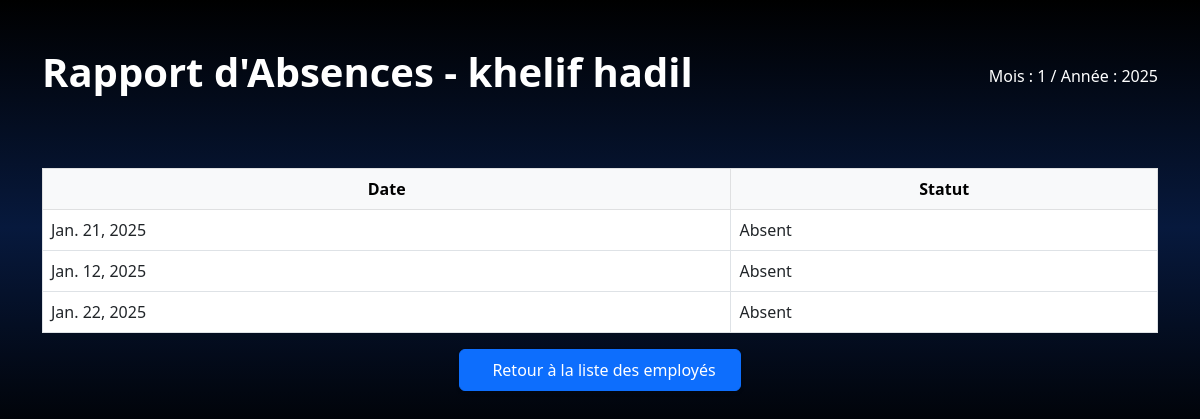
/rapport_absences/1/1/2025/, run on the app's committed database.
### appRH/models.py (models this page shows, shortened)
class Employe(models.Model):
    user = models.OneToOneField(User, on_delete=models.CASCADE, null=True, blank=True)  # Relier chaque employé à un utilisateur
    nom = models.CharField(max_length=50)
    prenom = models.CharField(max_length=50)
    email = models.EmailField(unique=True)
    tel = models.CharField(max_length=10)  # Ajout d'une validation
    adresse = models.CharField(max_length=100)
    sexe = models.CharField(max_length=10, choices=[('Masculin', 'Masculin'), ('Féminin', 'Féminin')])
    lieu_naissance = models.CharField(max_length=50)
    date_naissance = models.DateField(null=True, blank=True)
    date_recrutement = models.DateField(auto_now_add=True)
    situation_fam = models.CharField(max_length=50)
    fonction = models.CharField(max_length=50)
    service = models.ForeignKey('Service', on_delete=models.CASCADE)

class Pointage(models.Model):
    employe = models.ForeignKey(Employe, on_delete=models.CASCADE, related_name='pointage_set')
    agent = models.ForeignKey(User, on_delete=models.SET_NULL, null=True, blank=True)  # Agent qui saisit
    date = models.DateField()
    heure_entree = models.TimeField(null=True, blank=True)
    heure_sortie = models.TimeField(null=True, blank=True)
    statut = models.CharField(
        max_length=50,
        choices=[('Présent', 'Présent'), ('Absent', 'Absent')],
        default='Présent'
    )

### appRH/views.py (the view)
# urls.py: path('rapport_absences/<int:employe_id>/<int:mois>/<int:annee>/', views.rapport_absences, name='rapport_absences'),
def rapport_absences(request, employe_id, mois, annee):
    employe = get_object_or_404(Employe, pk=employe_id)
    absences = Pointage.objects.filter(
        employe=employe,
        date__year=annee,
        date__month=mois,
        statut="Absent"
    )
    return render(request, 'rapportabsences.html', {
        'employe': employe,
        'absences': absences,
        'mois': mois,
        'annee': annee,
    })

### appRH/templates/rapportabsences.html (shortened to what this page needs)
<!DOCTYPE html>
<html lang="en">
<head>
    <link href="https://cdn.jsdelivr.net/npm/bootstrap@5.3.0/dist/css/bootstrap.min.css" rel="stylesheet">
</head>
<body style="background: linear-gradient(to bottom, black 0%, rgb(7, 25, 61) 50%, black 100%);">
        <div class="container py-5">
         <div class="d-flex justify-content-between align-items-center mb-4" style="color:rgb(255, 255, 255);">
                      <h1 class="text-center fw-bold mb-4"> Rapport d'Absences - {{ employe.nom }} {{ employe.prenom }}</h1>
                      <p class="text-center">Mois : {{ mois }} / Année : {{ annee }}</p>
       </div>
                      <br>
           <div class="table-responsive">
                    <table class="table table-bordered table-hover">
                        <thead class="table-light text-center">
                            <tr>
                                <th>Date</th>
                                <th>Statut</th>
                            </tr>
                    </thead>
                    <tbody>
                        {% for absence in absences %}
                        <tr>
                            <td>{{ absence.date }}</td>
                            <td>{{ absence.statut }}</td>
                        </tr>
                        {% empty %}
                        <tr>
                            <td colspan="2" class="text-center">Aucune absence enregistrée pour ce mois.</td>
                        </tr>
                        {% endfor %}
                    </tbody>
       </table>
       <div class="mb-3 text-center">
                           <a href="{% url 'liste_employes' %}" class="btn btn-primary shadow-sm px-4 py-2">
                                Retour à la liste des employés
                           </a>
                       </div>
       </div>
       </div>
</body>
</html>

### data on the page
Employe: nom "khelif", prenom "hadil"
Pointage: date "Jan. 21, 2025", statut "Absent"
Pointage: date "Jan. 12, 2025", statut "Absent"
Pointage: date "Jan. 22, 2025", statut "Absent"

### other printed values
{{ mois }} "1"
{{ annee }} "2025"
